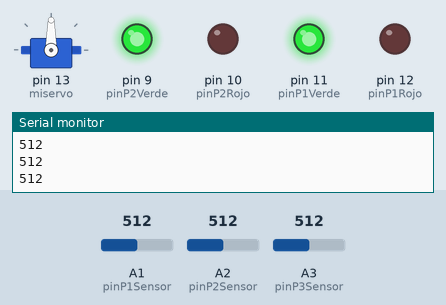
Recording of a sketch running on a simulated Arduino Uno, built with avr-gcc and run on an emulated ATmega328P. On the bench: servo, output pins drawn as LEDs (lit = HIGH), the last lines printed to the serial monitor. Inputs (shaded band) come from the test bench; at power-on: A1 (pinP1Sensor) = 512, A2 (pinP2Sensor) = 512, A3 (pinP3Sensor) = 512.

Above: at 1.2 s.
1.3 s: A1 (pinP1Sensor) set to 67
2.8 s: A1 (pinP1Sensor) set to 56
At 3.4 s:
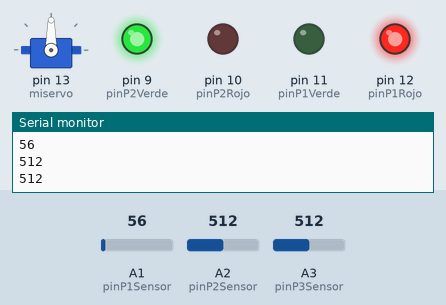
4.3 s: A2 (pinP2Sensor) set to 45
5.8 s: A2 (pinP2Sensor) set to 37
At 6.2 s:
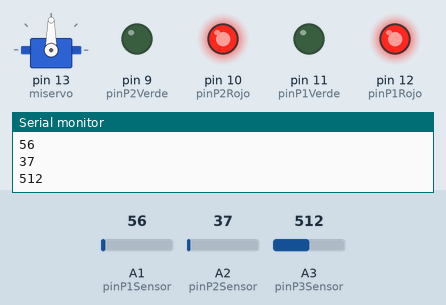
7.3 s: A3 (pinP3Sensor) set to 105
8.8 s: A3 (pinP3Sensor) set to 89
At 10.1 s:
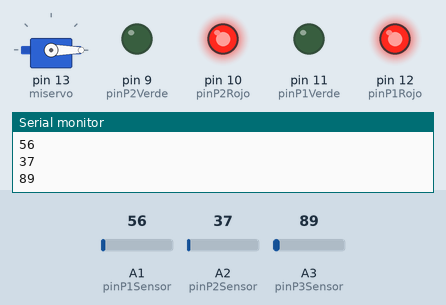
Timing chart, 0 to 11.3 s (numbered marks = the images above; inputs shaded):
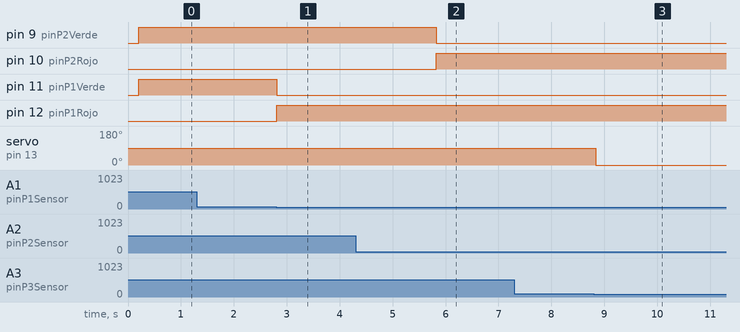

The sketch:

parking.ino
```cpp
// variables y  includes

#include <Servo.h>

// Configuramos PINES para leer los valores del LDR
// Los conectaremos a los pines analógicos A1 a A3

int pinP1Sensor = A1;
int pinP2Sensor = A2;
int pinP3Sensor = A3;

int valorSensorP1 = 0;
int valorSensorP2 = 0;
int valorSensorP3 = 0;

// Configuramos los PINES para cada LED
// Los conectaremos a los pines 7 a 12

int pinP1Rojo = 12;
int pinP1Verde = 11;
int pinP2Rojo = 10;
int pinP2Verde = 9;
int pinP3Rojo = 8;
int pinP3Verde = 7;

// Los umbrales los colocaremos en el valor en el que queramos
// Detectar el cambio de luz
// Si a tope de luz el LDR me da 100 y con poca luz 50,
// podria poner un valor de 75

int UmbralLuzP1 = 60;
int UmbralLuzP2 = 40;
int UmbralLuzP3 = 100;

// Estados true or false de los 3 parkings

boolean P1_ocupado;
boolean P2_ocupado;
boolean P3_ocupado;

// Grados del servo para las dos posiciones (abierto y cerrado)

int posicionAbierto = 90; // variable to store the servo position
int posicionCerrado = 0;

Servo miservo; // create servo object to control a servo

// setup part

void setup()
{

  Serial.begin(9600);
  miservo.attach(13); // Le asignamos el PIN
  pinMode(pinP1Rojo, OUTPUT);
  pinMode(pinP1Verde, OUTPUT);
  pinMode(pinP2Rojo, OUTPUT);
  pinMode(pinP2Verde, OUTPUT);
  pinMode(pinP2Rojo, OUTPUT);
  pinMode(pinP2Verde, OUTPUT);
}

// loop part

void loop()
{

  delay(200);

  valorSensorP1 = analogRead(pinP1Sensor);
  valorSensorP2 = analogRead(pinP2Sensor);
  valorSensorP3 = analogRead(pinP3Sensor);

  Serial.println(valorSensorP1);
  Serial.println(valorSensorP2);
  Serial.println(valorSensorP3);

  if (valorSensorP1 > UmbralLuzP1)
  {
    digitalWrite(pinP1Rojo, LOW);
    digitalWrite(pinP1Verde, HIGH);
    P1_ocupado = false;
  }
  else
  {
    digitalWrite(pinP1Rojo, HIGH);
    digitalWrite(pinP1Verde, LOW);
    P1_ocupado = true;
  }
  if (valorSensorP2 > UmbralLuzP2)
  {
    digitalWrite(pinP2Rojo, LOW);
    digitalWrite(pinP2Verde, HIGH);
    P2_ocupado = false;
  }
  else
  {
    digitalWrite(pinP2Rojo, HIGH);
    digitalWrite(pinP2Verde, LOW);
    P2_ocupado = true;
  }
  if (valorSensorP3 > UmbralLuzP3)
  {
    digitalWrite(pinP3Rojo, LOW);
    digitalWrite(pinP3Verde, HIGH);
    P3_ocupado = false;
  }
  else
  {
    digitalWrite(pinP3Rojo, HIGH);
    digitalWrite(pinP3Verde, LOW);
    P3_ocupado = true;
  }

  // Si las 3 plazas están ocupadas (valores true) cierra la barrera
  // Si al menos una no lo está, abre la barrera

  if (P1_ocupado && P2_ocupado && P3_ocupado)
  {
    miservo.write(posicionCerrado); // tell servo to go to position in variable 'pos
  }
  else
  {
    miservo.write(posicionAbierto); // tell servo to go to position in variable 'pos'
  }
}
```

Measured:
- the behaviour switches between 61 and 60 on A1 (pinP1Sensor) (found by bisection; images 0 and 1)
- the behaviour switches between 41 and 40 on A2 (pinP2Sensor) (found by bisection; images 1 and 2)
- the behaviour switches between 101 and 100 on A3 (pinP3Sensor) (found by bisection; images 2 and 3)
- after the input at 2.8 s, pin 11 (pinP1Verde): HIGH → LOW at once; pin 12 (pinP1Rojo): LOW → HIGH at once
- after the input at 5.8 s, pin 9 (pinP2Verde): HIGH → LOW at once; pin 10 (pinP2Rojo): LOW → HIGH at once
- after the input at 8.8 s, servo on pin 13 (miservo): 90° → 0° at once
